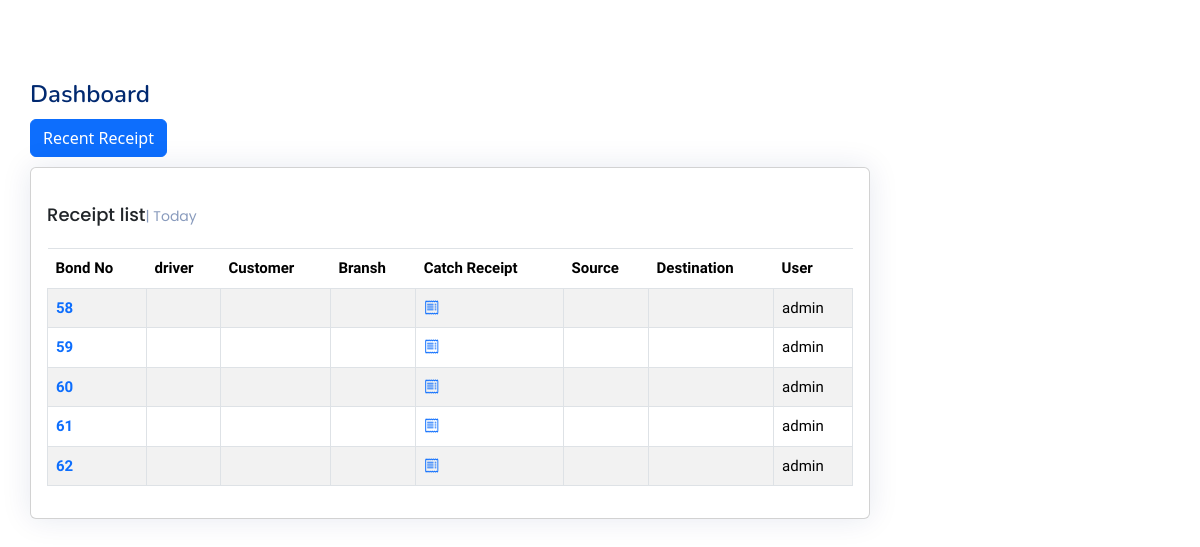
Screenshot of /receipt/ with the database file from the repository.
### receipt/models.py (models this page shows, shortened)
class Receipt(models.Model):
    user = models.ForeignKey(User,  related_name='receipts_user', on_delete=models.SET_NULL, null=True)
    shipment = models.ForeignKey(Shipment,  related_name='receipts_shipment', on_delete=models.SET_NULL, null=True)
    fare = models.IntegerField(_("Fare"), null=True, blank=True)
    premium = models.IntegerField(_("Premium"), null=True, blank=True)
    fare_return = models.IntegerField(_("Return"), null=True, blank=True)
    days_stayed = models.IntegerField(_("Days Stayed "), null=True, blank=True)
    stay_cost = models.IntegerField(_("Stay Cost") , null=True, blank=True)
    deducted = models.IntegerField(_("Deducted") , null=True, blank=True)
    create_at = models.DateTimeField(_("Create At"), default=timezone.now)
    code = models.ImageField(_("Receipt code"), blank=True, null=True, upload_to='receipt_code')
    total = models.IntegerField(_("Total"), default=0)
    compiled = models.BooleanField(_("Compiled"), default=False)

### receipt/views.py (the view)
# urls.py: path('', ReceiptList.as_view(), name='receipt_list'),
class ReceiptList(ListView):
    model = Receipt
    template_name = 'receipt/receipt_list.html'

### templates/receipt/receipt_list.html (shortened to what this page needs)
{% extends 'base.html' %} {% load static %} {% load i18n %} {% block body %}
<main id="main" class="main">
  <div class="pagetitle">
    <h1>{% translate "Dashboard" %}</h1>
  </div>
  <div class="pagetitle">
    <a href="{% url 'receipt_create'  %}">
      <button type="button" class="btn btn-primary">
        {% translate "Recent Receipt"%}
      </button>
    </a>
  </div>
  <section class="section dashboard">
    <div class="row">
      <div class="col-lg-12">
        <div class="row">
          <div class="col-12">
            <div class="card recent-sales overflow-auto">
              <div class="card-body">
                <h5 class="card-title">{% translate "Receipt list" %}<span>| Today</span></h5>
                <table class="table table-borderless table-bordered datatable table-striped table-hover">
                  <thead>
                    <tr>
                      <th scope="col">{% translate "Bond No" %}</th>
                      <th scope="col">{% translate "driver" %}</th>
                      <th scope="col">{% translate "Customer" %} </th>
                      <th scope="col">{% translate "Bransh" %} </th>
                      <th scope="col">{% translate "Catch Receipt" %} </th>
                      <th scope="col">{% translate "Source" %} </th>
                      <th scope="col">{% translate "Destination" %} </th>
                      <th scope="col">{% translate "User" %} </th>
                    </tr>
                  </thead>
                  <tbody>
                    {% for object in object_list %}
                    <tr>
                      <th scope="row"><a href="{% url 'receipt_detail' object.id %}"
                          style="text-decoration: none;">{{object.id}}</a></th>
                      <th scope="row"></th>
                      <th scope="row"></th>
                      <th scope="row"></th>
                      <td>
                        <a href="{% url 'receipt_detail' object.id %}" target="_blank">
                          <i class="bi bi-receipt"></i>
                        </a>
                      </td>
                      <td>{{object.shipment.customer_branch.city}} </td>
                      <td> {{object.shipment.destination}}</td>
                      <td>{{object.user}}</td>
                    </tr>
                    {% endfor %}
                  </tbody>
                </table>
              </div>
            </div>
          </div>
        </div>
      </div>
    </div>
  </section>
</main>
{% endblock %}

### static/style.css (style rules this page uses)
:root { scroll-behavior: smooth; }
body { font-family: "Open Sans", sans-serif; background: #f6f9ff; color: #444444; }
a { color: #4154f1; text-decoration: none; }
h1, h2, h3, h4, h5, h6 { font-family: "Nunito", sans-serif; }
#main { margin-top: 60px; padding: 20px 30px; transition: all 0.3s; }
.pagetitle { margin-bottom: 10px; }
.pagetitle h1 { font-size: 24px; margin-bottom: 0; font-weight: 600; color: #012970; }
.card { margin-bottom: 30px; border: none; border-radius: 5px; box-shadow: 0px 0 30px rgba(1, 41, 112, 0.1); }
.card-title { padding: 20px 0 15px 0; font-size: 18px; font-weight: 500; color: #012970; font-family: "Poppins", sans-serif; }
.card-title span { color: #899bbd; font-size: 14px; font-weight: 400; }
.card-body { padding: 0 20px 20px 20px; }
@media (min-width: 1200px) { #main, #footer { margin-right: 300px; } }
.dashboard .recent-sales { font-size: 15px; font-family: "Tajawal", sans-serif; }
.dashboard .recent-sales .table thead { background: #f6f6fe; }
.dashboard .recent-sales .table thead th { border: 0; }

### rows the page displays
Receipt: id "58", user "admin"
Receipt: id "59", user "admin"
Receipt: id "60", user "admin"
Receipt: id "61", user "admin"
Receipt: id "62", user "admin"
